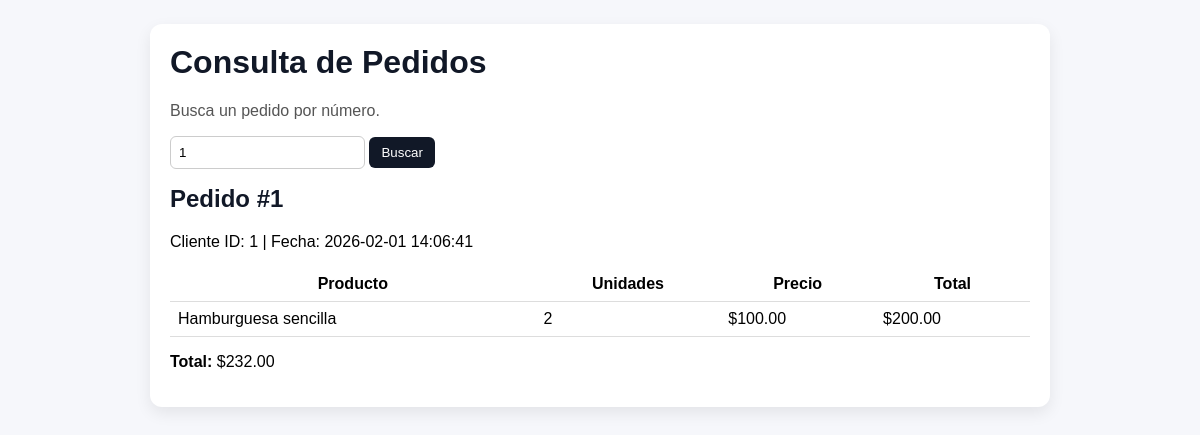
Page /?pedido_id=1 on the committed database.
### tables this page shows
CREATE TABLE pedidos (
        id_pedido INTEGER PRIMARY KEY AUTOINCREMENT,
        id_cliente INTEGER NOT NULL,
        fecha TEXT NOT NULL,
        subtotal REAL NOT NULL,
        iva REAL NOT NULL,
        total REAL NOT NULL,
        FOREIGN KEY (id_cliente) REFERENCES clientes(id_cliente)
    );

CREATE TABLE pedido_items (
        id_pedido_item INTEGER PRIMARY KEY AUTOINCREMENT,
        id_pedido INTEGER NOT NULL,
        id_item INTEGER NOT NULL,
        nombre TEXT NOT NULL,
        precio REAL NOT NULL,
        unidades INTEGER NOT NULL,
        total_linea REAL NOT NULL,
        FOREIGN KEY (id_pedido) REFERENCES pedidos(id_pedido),
        FOREIGN KEY (id_item) REFERENCES menu(id_item)
    );

### app.py (the view)
@app.route("/", methods=["GET"])
def home():
    pedido_id = request.args.get("pedido_id", "").strip()
    resultado = None
    error = None
    if pedido_id:
        if not pedido_id.isdigit():
            error = "El número de pedido debe ser un entero (ej. 1, 2, 3)."
        else:
            data = PedidosManager().obtener_pedido(int(pedido_id))
            if not data:
                error = f"No se encontró el pedido #{pedido_id}."
            else:
                resultado = data
    return render_template("pedidos.html", pedido_id=pedido_id, resultado=resultado, error=error)

### db.py (called while the page is built)
def get_connection():
    conn = sqlite3.connect(DB_NAME)
    conn.row_factory = sqlite3.Row
    return conn

### pedidos.py (called while the page is built)
    def obtener_pedido(self, id_pedido):
        with get_connection() as conn:
            cur = conn.cursor()
            cur.execute("SELECT * FROM pedidos WHERE id_pedido = ?;", (int(id_pedido),))
            pedido = cur.fetchone()
            if not pedido:
                return None
            cur.execute(
                "SELECT * FROM pedido_items WHERE id_pedido = ? ORDER BY id_pedido_item;",
                (int(id_pedido),)
            )
            items = cur.fetchall()
        return {
            "pedido": dict(pedido),
            "items": [dict(i) for i in items]
        }

### templates/pedidos.html (shortened to what this page needs)
<!DOCTYPE html>
<html lang="es">
<head>
  <link rel="stylesheet" href="{{ url_for('static', filename='styles.css') }}">
</head>
<body>
  <div class="wrap">
    <div class="card">
      <h1>Consulta de Pedidos</h1>
      <p class="sub">Busca un pedido por número.</p>
      <form method="GET">
        <input
          type="text"
          name="pedido_id"
          placeholder="Ej. 1"
          value="{{ pedido_id }}"
          aria-label="Número de pedido"
        >
        <button type="submit">Buscar</button>
      </form>
      {% if resultado %}
        {% set p = resultado["pedido"] %}
        {% set items = resultado["items"] %}
        <h2>Pedido #{{ p["id_pedido"] }}</h2>
        <p>Cliente ID: {{ p["id_cliente"] }} | Fecha: {{ p["fecha"] }}</p>
        <table>
          <thead>
            <tr>
              <th>Producto</th>
              <th>Unidades</th>
              <th>Precio</th>
              <th>Total</th>
            </tr>
          </thead>
          <tbody>
            {% for it in items %}
              <tr>
                <td>{{ it["nombre"] }}</td>
                <td>{{ it["unidades"] }}</td>
                <td>${{ "%.2f"|format(it["precio"]) }}</td>
                <td>${{ "%.2f"|format(it["total_linea"]) }}</td>
              </tr>
            {% endfor %}
          </tbody>
        </table>
        <p><strong>Total:</strong> ${{ "%.2f"|format(p["total"]) }}</p>
      {% endif %}
    </div>
  </div>
</body>
</html>

### static/styles.css (style rules this page uses)
body { font-family: Arial, sans-serif; background: #f6f7fb; margin: 0; }
.wrap { max-width: 900px; margin: auto; padding: 24px; }
.card { background: #ffffff; border-radius: 12px; padding: 20px; box-shadow: 0 6px 16px rgba(0, 0, 0, 0.08); }
h1, h2 { margin-top: 0; color: #111827; }
.sub { color: #555; }
form { margin-bottom: 16px; }
input { padding: 8px; border-radius: 6px; border: 1px solid #ccc; }
button { padding: 8px 12px; border-radius: 6px; border: none; background: #111827; color: #ffffff; cursor: pointer; }
table { width: 100%; border-collapse: collapse; margin-top: 12px; }
th, td { padding: 8px; border-bottom: 1px solid #ddd; }

### rows in the picture
pedidos: id_pedido "1", id_cliente "1", fecha "2026-02-01 14:06:41", total "232.00"
pedido_items: nombre "Hamburguesa sencilla", unidades "2", precio "100.00", total_linea "200.00"
